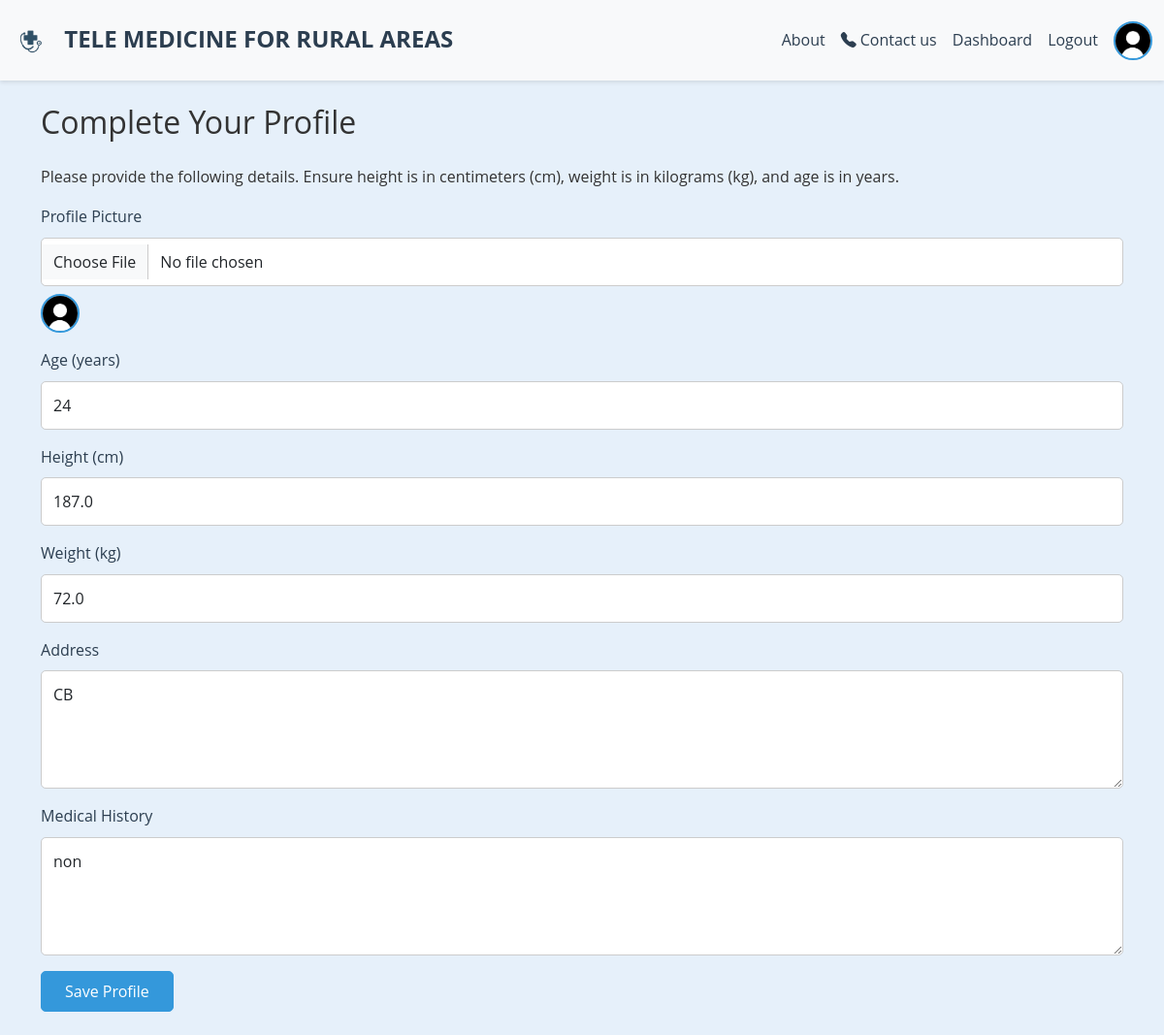
The page /patient/complete-profile/ (signed in) on the database its author committed.
### core/models.py (models this page shows, shortened)
class PatientProfile(models.Model):
    user = models.OneToOneField(User, on_delete=models.CASCADE, related_name='patient_profile', limit_choices_to={'user_type': 'patient'})
    profile_picture = models.ImageField(upload_to='profile_pics/', null=True, blank=True)
    age = models.IntegerField(null=True, blank=True)
    height = models.FloatField(null=True, blank=True)  # in cm
    weight = models.FloatField(null=True, blank=True)  # in kg
    address = models.CharField(max_length=255, null=True, blank=True)
    medical_history = models.TextField(null=True, blank=True)

### core/views.py (the view)
# urls.py: path('patient/complete-profile/', views.complete_patient_profile, name='complete_patient_profile'),
@login_required
def complete_patient_profile(request):
    try:
        profile = request.user.patient_profile
    except PatientProfile.DoesNotExist:
        profile = PatientProfile(user=request.user)
    if request.method == 'POST':
        form = PatientProfileForm(request.POST, request.FILES, instance=profile)
        if 'remove_profile_picture' in request.POST:
            profile.profile_picture = None
            profile.save()
            messages.success(request, 'Profile picture removed successfully.')
            form = PatientProfileForm(instance=profile)
        else:
            logger.debug(f"Form data: {request.POST}, Files: {request.FILES}")
            if form.is_valid():
                form.save()
                messages.success(request, 'Profile completed successfully.')
                logger.debug("Form saved, redirecting to patient_dashboard")
                return redirect('patient_dashboard')
            else:
                logger.error(f"Form errors: {form.errors}")
                messages.error(request, 'Please correct the errors below.')
    else:
        form = PatientProfileForm(instance=profile)
    return render(request, 'patient/complete_profile.html', {'form': form, 'is_dashboard': False})

### core/forms.py (shortened to what this page needs)
class PatientProfileForm(forms.ModelForm):
    class Meta:
        model = PatientProfile
        fields = ['profile_picture', 'age', 'height', 'weight', 'address', 'medical_history']
        widgets = {
            'age': forms.NumberInput(attrs={'class': 'form-control'}),
            'height': forms.NumberInput(attrs={'class': 'form-control'}),
            'weight': forms.NumberInput(attrs={'class': 'form-control'}),
            'address': forms.Textarea(attrs={'class': 'form-control', 'rows': 4}),
            'medical_history': forms.Textarea(attrs={'class': 'form-control', 'rows': 4}),
            'profile_picture': forms.FileInput(attrs={'class': 'form-control'}),
        }

### core/templates/patient/complete_profile.html (shortened to what this page needs)
{% extends "layout.html" %}
{% load static %}
{% block content %}
<div class="container py-4">
    <h2 class="mb-4">Complete Your Profile</h2>
    <p>Please provide the following details. Ensure height is in centimeters (cm), weight is in kilograms (kg), and age is in years.</p>
    <form method="POST" enctype="multipart/form-data">
        <div class="mb-3">
            <label for="{{ form.profile_picture.id_for_label }}" class="form-label">Profile Picture</label>
            {{ form.profile_picture }}
            {% if form.instance.profile_picture %}
                <div class="mt-2">
                    <img src="{{ form.instance.profile_picture.url }}" class="profile-pic" alt="Current Profile Picture">
                    <button type="submit" name="remove_profile_picture" value="1" class="btn btn-danger btn-sm mt-2">Remove</button>
                </div>
            {% else %}
                <div class="mt-2">
                    <img src="{% static 'images/default_profile.png' %}" class="profile-pic" alt="Default Profile Picture">
                </div>
            {% endif %}
        </div>
        <div class="mb-3">
            <label for="{{ form.age.id_for_label }}" class="form-label">Age (years)</label>
            {{ form.age }}
        </div>
        <div class="mb-3">
            <label for="{{ form.height.id_for_label }}" class="form-label">Height (cm)</label>
            {{ form.height }}
        </div>
        <div class="mb-3">
            <label for="{{ form.weight.id_for_label }}" class="form-label">Weight (kg)</label>
            {{ form.weight }}
        </div>
        <div class="mb-3">
            <label for="{{ form.address.id_for_label }}" class="form-label">Address</label>
            {{ form.address }}
        </div>
        <div class="mb-3">
            <label for="{{ form.medical_history.id_for_label }}" class="form-label">Medical History</label>
            {{ form.medical_history }}
        </div>
        <button type="submit" class="btn btn-primary">Save Profile</button>
    </form>
</div>
{% endblock %}

### core/static/css/styles.css (style rules this page uses)
body { font-family: 'Open Sans', sans-serif; background-color: #e6f0fa; color: #333; line-height: 1.6; }
.profile-pic { width: 40px; height: 40px; border-radius: 50%; object-fit: cover; border: 2px solid #3498db; }
.btn-primary { background-color: #3498db; border-color: #3498db; border-radius: 5px; padding: 0.5rem 1.5rem; font-weight: 500; transition: background-color 0.3s ease; }
.form-label { font-weight: 500; color: #2c3e50; }
.form-control { border-radius: 5px; border: 1px solid #ccc; padding: 0.75rem; font-size: 1rem; }

### rows shown on the page
PatientProfile: age "24", height "187.0", weight "72.0", address "CB", medical_history "non"
